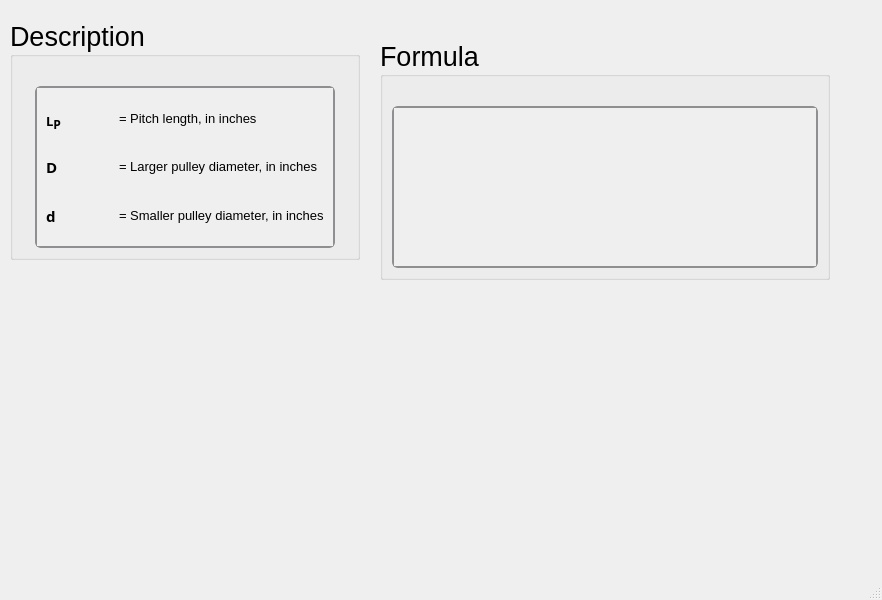
<?xml version="1.0" encoding="UTF-8"?>
<ui version="4.0">
 <class>MainWindow</class>
 <widget class="QMainWindow" name="MainWindow">
  <property name="geometry">
   <rect>
    <x>0</x>
    <y>0</y>
    <width>882</width>
    <height>600</height>
   </rect>
  </property>
  <property name="windowTitle">
   <string>MainWindow</string>
  </property>
  <widget class="QWidget" name="centralwidget">
   <widget class="QGroupBox" name="groupBox_254">
    <property name="geometry">
     <rect>
      <x>10</x>
      <y>20</y>
      <width>350</width>
      <height>240</height>
     </rect>
    </property>
    <property name="sizePolicy">
     <sizepolicy hsizetype="Minimum" vsizetype="Minimum">
      <horstretch>0</horstretch>
      <verstretch>0</verstretch>
     </sizepolicy>
    </property>
    <property name="minimumSize">
     <size>
      <width>350</width>
      <height>0</height>
     </size>
    </property>
    <property name="maximumSize">
     <size>
      <width>350</width>
      <height>241</height>
     </size>
    </property>
    <property name="font">
     <font>
      <family>Segoe UI</family>
      <pointsize>20</pointsize>
      <weight>50</weight>
      <italic>false</italic>
      <bold>false</bold>
     </font>
    </property>
    <property name="title">
     <string>Description</string>
    </property>
    <layout class="QGridLayout" name="gridLayout_520">
     <item row="0" column="0">
      <spacer name="verticalSpacer_254">
       <property name="orientation">
        <enum>Qt::Vertical</enum>
       </property>
       <property name="sizeType">
        <enum>QSizePolicy::Fixed</enum>
       </property>
       <property name="sizeHint" stdset="0">
        <size>
         <width>20</width>
         <height>20</height>
        </size>
       </property>
      </spacer>
     </item>
     <item row="1" column="0">
      <widget class="QScrollArea" name="scrollArea_128">
       <property name="sizePolicy">
        <sizepolicy hsizetype="Minimum" vsizetype="Minimum">
         <horstretch>0</horstretch>
         <verstretch>0</verstretch>
        </sizepolicy>
       </property>
       <property name="maximumSize">
        <size>
         <width>300</width>
         <height>361</height>
        </size>
       </property>
       <property name="font">
        <font>
         <family>Segoe UI</family>
         <pointsize>15</pointsize>
         <weight>50</weight>
         <italic>false</italic>
         <bold>false</bold>
        </font>
       </property>
       <property name="styleSheet">
        <string notr="true">QScrollArea {
    background: qlineargradient(x1:0, y1:0, x2:0, y2:1,
                               stop:0 #f6f7fa, stop:1 #dadbde);
    border: 2px solid #8f8f91;
    border-radius: 6px;
}

QScrollArea QScrollBar:vertical, QScrollArea QScrollBar:horizontal {
    background: qlineargradient(x1:0, y1:0, x2:0, y2:1,
                               stop:0 #f6f7fa, stop:1 #dadbde);
    border: 2px solid #8f8f91;
    border-radius: 6px;
    width: 14px;
    height: 14px;
    margin: 2px 0 2px 0;
}

/* Completely remove the bottom button of the vertical scrollbar */
QScrollArea QScrollBar::add-line:vertical {
    height: 0px;
    width: 0px;
    border: none;
    background: none;
    margin: 0px;
    padding: 0px;
}

QScrollArea QScrollBar::handle:vertical, QScrollArea QScrollBar::handle:horizontal {
    background: qlineargradient(x1:0, y1:0, x2:0, y2:1,
                               stop:0 #8f8f91, stop:1 #6f6f71);
    min-height: 20px;
    border-radius: 6px;
    border: 1px solid #6f6f71;
}

QScrollArea QScrollBar::handle:vertical:hover, QScrollArea QScrollBar::handle:horizontal:hover {
    background: qlineargradient(x1:0, y1:0, x2:0, y2:1,
                               stop:0 #6f6f71, stop:1 #4f4f51);
    border: 1px solid #4f4f51;
}

QScrollArea QScrollBar::sub-line:vertical, QScrollArea QScrollBar::add-line:horizontal, QScrollArea QScrollBar::sub-line:horizontal {
    background: #8f8f91;
    border: none;
    border-radius: 3px;
    height: 14px;
    width: 14px;
    subcontrol-origin: margin;
}

QScrollArea QScrollBar::sub-line:vertical:hover, QScrollArea QScrollBar::add-line:horizontal:hover, QScrollArea QScrollBar::sub-line:horizontal:hover {
    background: #6f6f71;
}

QScrollArea QScrollBar::add-page:vertical, QScrollArea QScrollBar::sub-page:vertical,
QScrollArea QScrollBar::add-page:horizontal, QScrollArea QScrollBar::sub-page:horizontal {
    background: transparent;
}
</string>
       </property>
       <property name="verticalScrollBarPolicy">
        <enum>Qt::ScrollBarAsNeeded</enum>
       </property>
       <property name="horizontalScrollBarPolicy">
        <enum>Qt::ScrollBarAsNeeded</enum>
       </property>
       <property name="widgetResizable">
        <bool>true</bool>
       </property>
       <widget class="QWidget" name="scrollAreaWidgetContents_128">
        <property name="geometry">
         <rect>
          <x>0</x>
          <y>0</y>
          <width>296</width>
          <height>146</height>
         </rect>
        </property>
        <layout class="QGridLayout" name="gridLayout_521">
         <item row="1" column="1">
          <widget class="QLabel" name="htext_383">
           <property name="font">
            <font>
             <family>MS Shell Dlg 2</family>
             <pointsize>11</pointsize>
             <weight>50</weight>
             <italic>false</italic>
             <bold>false</bold>
            </font>
           </property>
           <property name="text">
            <string>&lt;html&gt;&lt;head/&gt;&lt;body&gt;&lt;p&gt;&lt;span style=&quot; font-size:10pt;&quot;&gt;= Larger pulley diameter, in inches&lt;/span&gt;&lt;/p&gt;&lt;/body&gt;&lt;/html&gt;</string>
           </property>
          </widget>
         </item>
         <item row="1" column="0">
          <widget class="QLabel" name="label_37">
           <property name="font">
            <font>
             <family>Segoe UI Variable Small Semibol</family>
             <pointsize>11</pointsize>
             <weight>75</weight>
             <bold>true</bold>
            </font>
           </property>
           <property name="text">
            <string>D</string>
           </property>
          </widget>
         </item>
         <item row="2" column="0">
          <widget class="QLabel" name="label_38">
           <property name="font">
            <font>
             <family>Segoe UI Variable Small Semibol</family>
             <pointsize>11</pointsize>
             <weight>75</weight>
             <bold>true</bold>
            </font>
           </property>
           <property name="text">
            <string>d</string>
           </property>
          </widget>
         </item>
         <item row="2" column="1">
          <widget class="QLabel" name="htext_370">
           <property name="font">
            <font>
             <family>MS Shell Dlg 2</family>
             <pointsize>11</pointsize>
             <weight>50</weight>
             <italic>false</italic>
             <bold>false</bold>
            </font>
           </property>
           <property name="text">
            <string>&lt;html&gt;&lt;head/&gt;&lt;body&gt;&lt;p&gt;&lt;span style=&quot; font-size:10pt;&quot;&gt;= Smaller pulley diameter, in inches&lt;/span&gt;&lt;/p&gt;&lt;/body&gt;&lt;/html&gt;</string>
           </property>
          </widget>
         </item>
         <item row="0" column="0">
          <widget class="QLabel" name="label_327">
           <property name="font">
            <font>
             <family>Segoe UI Variable Small Semibol</family>
             <pointsize>11</pointsize>
             <weight>75</weight>
             <bold>true</bold>
            </font>
           </property>
           <property name="text">
            <string>&lt;html&gt;&lt;head/&gt;&lt;body&gt;&lt;p&gt;&lt;span style=&quot; font-size:10pt;&quot;&gt;L&lt;/span&gt;&lt;span style=&quot; font-size:14pt; vertical-align:sub;&quot;&gt;P&lt;/span&gt;&lt;/p&gt;&lt;/body&gt;&lt;/html&gt;</string>
           </property>
          </widget>
         </item>
         <item row="0" column="1">
          <widget class="QLabel" name="htext_986">
           <property name="font">
            <font>
             <family>MS Shell Dlg 2</family>
             <pointsize>10</pointsize>
             <weight>50</weight>
             <italic>false</italic>
             <bold>false</bold>
            </font>
           </property>
           <property name="text">
            <string>&lt;html&gt;&lt;head/&gt;&lt;body&gt;&lt;p&gt;= Pitch length, in inches&lt;/p&gt;&lt;/body&gt;&lt;/html&gt;</string>
           </property>
          </widget>
         </item>
        </layout>
       </widget>
      </widget>
     </item>
    </layout>
   </widget>
   <widget class="QGroupBox" name="groupBox_253">
    <property name="geometry">
     <rect>
      <x>380</x>
      <y>40</y>
      <width>450</width>
      <height>240</height>
     </rect>
    </property>
    <property name="sizePolicy">
     <sizepolicy hsizetype="Minimum" vsizetype="Minimum">
      <horstretch>0</horstretch>
      <verstretch>0</verstretch>
     </sizepolicy>
    </property>
    <property name="minimumSize">
     <size>
      <width>450</width>
      <height>0</height>
     </size>
    </property>
    <property name="maximumSize">
     <size>
      <width>450</width>
      <height>241</height>
     </size>
    </property>
    <property name="font">
     <font>
      <family>Segoe UI</family>
      <pointsize>20</pointsize>
      <weight>50</weight>
      <italic>false</italic>
      <bold>false</bold>
     </font>
    </property>
    <property name="title">
     <string>Formula</string>
    </property>
    <layout class="QGridLayout" name="gridLayout_518">
     <item row="1" column="0">
      <widget class="QScrollArea" name="scrollArea_127">
       <property name="sizePolicy">
        <sizepolicy hsizetype="Minimum" vsizetype="Minimum">
         <horstretch>0</horstretch>
         <verstretch>0</verstretch>
        </sizepolicy>
       </property>
       <property name="font">
        <font>
         <family>Segoe UI</family>
         <pointsize>15</pointsize>
         <weight>50</weight>
         <italic>false</italic>
         <bold>false</bold>
        </font>
       </property>
       <property name="styleSheet">
        <string notr="true">QScrollArea {
    background: qlineargradient(x1:0, y1:0, x2:0, y2:1,
                               stop:0 #f6f7fa, stop:1 #dadbde);
    border: 2px solid #8f8f91;
    border-radius: 6px;
}

QScrollArea QScrollBar:vertical, QScrollArea QScrollBar:horizontal {
    background: qlineargradient(x1:0, y1:0, x2:0, y2:1,
                               stop:0 #f6f7fa, stop:1 #dadbde);
    border: 2px solid #8f8f91;
    border-radius: 6px;
    width: 14px;
    height: 14px;
    margin: 2px 0 2px 0;
}

/* Completely remove the bottom button of the vertical scrollbar */
QScrollArea QScrollBar::add-line:vertical {
    height: 0px;
    width: 0px;
    border: none;
    background: none;
    margin: 0px;
    padding: 0px;
}

QScrollArea QScrollBar::handle:vertical, QScrollArea QScrollBar::handle:horizontal {
    background: qlineargradient(x1:0, y1:0, x2:0, y2:1,
                               stop:0 #8f8f91, stop:1 #6f6f71);
    min-height: 20px;
    border-radius: 6px;
    border: 1px solid #6f6f71;
}

QScrollArea QScrollBar::handle:vertical:hover, QScrollArea QScrollBar::handle:horizontal:hover {
    background: qlineargradient(x1:0, y1:0, x2:0, y2:1,
                               stop:0 #6f6f71, stop:1 #4f4f51);
    border: 1px solid #4f4f51;
}

QScrollArea QScrollBar::sub-line:vertical, QScrollArea QScrollBar::add-line:horizontal, QScrollArea QScrollBar::sub-line:horizontal {
    background: #8f8f91;
    border: none;
    border-radius: 3px;
    height: 14px;
    width: 14px;
    subcontrol-origin: margin;
}

QScrollArea QScrollBar::sub-line:vertical:hover, QScrollArea QScrollBar::add-line:horizontal:hover, QScrollArea QScrollBar::sub-line:horizontal:hover {
    background: #6f6f71;
}

QScrollArea QScrollBar::add-page:vertical, QScrollArea QScrollBar::sub-page:vertical,
QScrollArea QScrollBar::add-page:horizontal, QScrollArea QScrollBar::sub-page:horizontal {
    background: transparent;
}
</string>
       </property>
       <property name="verticalScrollBarPolicy">
        <enum>Qt::ScrollBarAsNeeded</enum>
       </property>
       <property name="widgetResizable">
        <bool>true</bool>
       </property>
       <widget class="QWidget" name="scrollAreaWidgetContents_127">
        <property name="geometry">
         <rect>
          <x>0</x>
          <y>0</y>
          <width>422</width>
          <height>146</height>
         </rect>
        </property>
        <layout class="QGridLayout" name="gridLayout_519">
         <item row="0" column="0">
          <widget class="QLabel" name="htext_984">
           <property name="font">
            <font>
             <family>MS Shell Dlg 2</family>
             <pointsize>11</pointsize>
             <weight>50</weight>
             <italic>false</italic>
             <bold>false</bold>
            </font>
           </property>
           <property name="text">
            <string>&lt;html&gt;&lt;head/&gt;&lt;body&gt;&lt;p&gt;&lt;img src=&quot;:/desc/images/C vbelt.png&quot;/&gt;&lt;/p&gt;&lt;/body&gt;&lt;/html&gt;</string>
           </property>
           <property name="scaledContents">
            <bool>true</bool>
           </property>
          </widget>
         </item>
        </layout>
       </widget>
      </widget>
     </item>
     <item row="0" column="0">
      <spacer name="verticalSpacer_253">
       <property name="orientation">
        <enum>Qt::Vertical</enum>
       </property>
       <property name="sizeType">
        <enum>QSizePolicy::Fixed</enum>
       </property>
       <property name="sizeHint" stdset="0">
        <size>
         <width>20</width>
         <height>20</height>
        </size>
       </property>
      </spacer>
     </item>
    </layout>
   </widget>
  </widget>
  <widget class="QMenuBar" name="menubar">
   <property name="geometry">
    <rect>
     <x>0</x>
     <y>0</y>
     <width>882</width>
     <height>24</height>
    </rect>
   </property>
  </widget>
  <widget class="QStatusBar" name="statusbar"/>
 </widget>
 <resources/>
 <connections/>
</ui>
